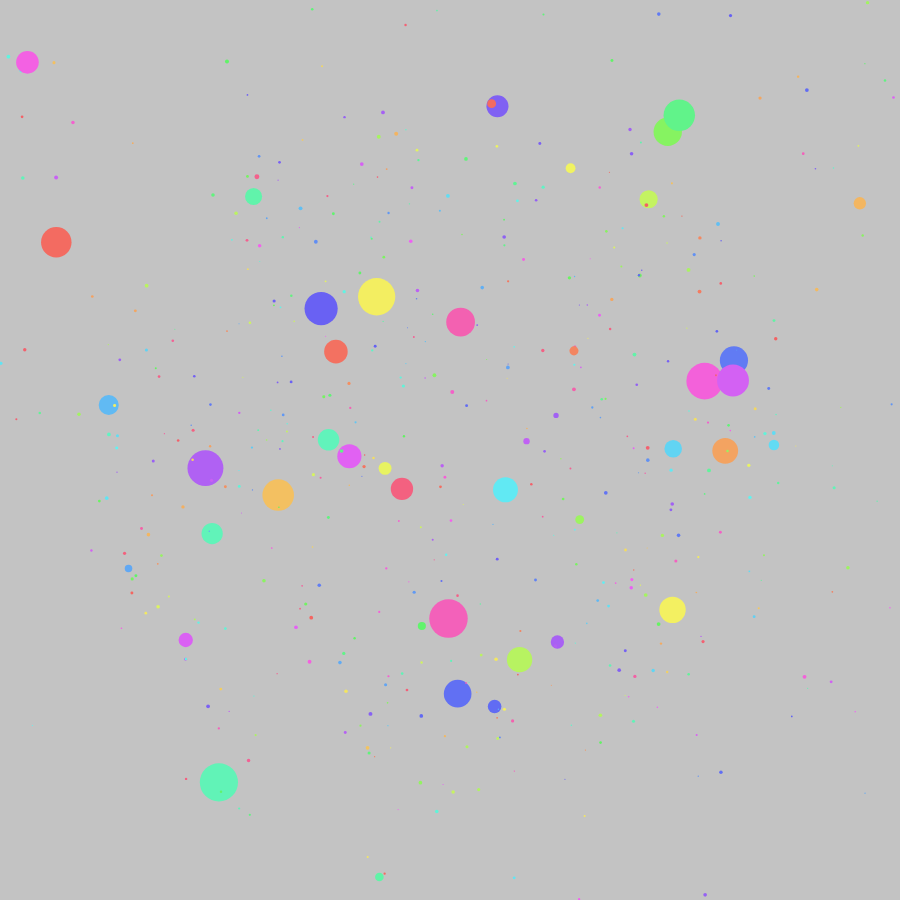
Frame 1 (no input)
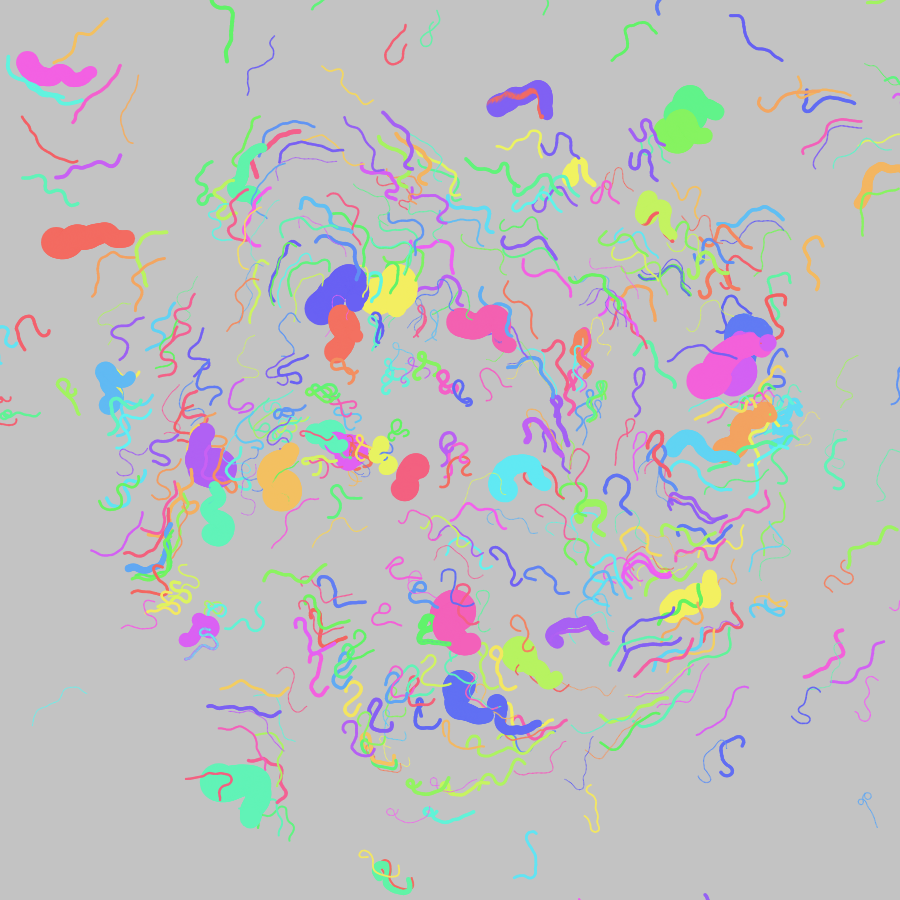
Frame 60 (no input)
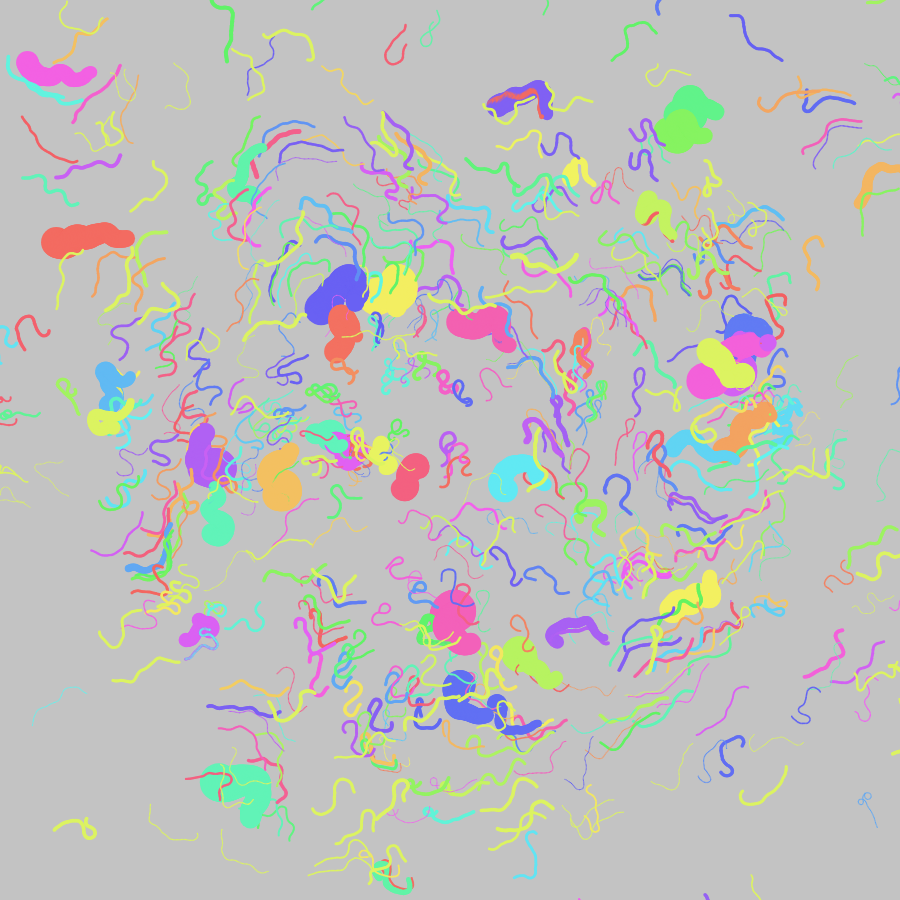
Frame 120 (the mouse pressed at the canvas centre since frame 60)

The p5.js sketch that drew these frames (run headless with seeded random() and noise() and a simulated clock; from frame 60 on, the mouse is pressed at the canvas centre):

// p5.js sketch
// ── sketch.js
// https://editor.p5js.org/leey611/sketches/T5zVm6jEl
// ims02-yu

let my = {};

let palette = "c2f970-44344f-564d80-98a6d4-d3fcd5"
  .split("-")
  .map((a) => "#" + a);
let inc = 0.05;
let scl = 10;
let cols, rows;
let zoff = 0;
let particles = [];
let flowfield;
const golden_ratio_conjugate = 0.618033988749895;
let h = Math.random();

function setup() {
  my.width = 900;
  my.height = 900;
  my.xpos = 0;
  my.ypos = 0;
  my.xspeed = 1;
  my.yspeed = 1;
  // my.xlen = 0;
  // my.ylen = 0;
  my.debug = 1;
  // my.fullScreenBtn = 0;
  my.startTime = 0;
  my.changeTime = 1.0;

  if (!my.debug) {
    my.width = windowWidth;
    my.height = windowHeight;
  }
  createCanvas(my.width, my.height);
  //noStroke();
  makeNewFlowField()

  my.fullScreenBtn = createButton("Full Screen");
  my.fullScreenBtn.mousePressed(full_screen_action);
  my.fullScreenBtn.style("font-size:42px");

  my.startTime = millis() / 1000.0;

  new_pos();

  // init_dim();
}

function draw() {
  let yoff = 0;
  // describe("Initialize y offset for noise, making the particles move by time.");
  for (let y = 0; y < rows; y++) {
    let xoff = 0;
    for (let x = 0; x < cols; x++) {
      let index = x + y * cols;
      let r = noise(xoff, yoff) * 255;
      let angle = noise(xoff, yoff, zoff) * TWO_PI * 2;
      let cir = TWO_PI;
      let mapAng = map(angle, 0, cir * 2, -cir, cir);
      let v = p5.Vector.fromAngle(mapAng);
      v.setMag(1);
      flowfield[index] = v;
      xoff += inc;
      // push()
      // translate(x*scl, y*scl)
      // rotate(v.heading())
      // line(0,0,scl,0)
      // pop()
      //fill(r)
      //rect(x*scl, y*scl, scl, scl)
    }
    yoff += inc;
    zoff += 0.0005;
  }
  // describe(
  //   "Loop through rows and columns and store vector in flowfield array, meaning that accessibility help knowledge spread freely."
  // );

  for (let i = 0; i < particles.length; i++) {
    particles[i].follow(flowfield);
    particles[i].update();
    //particles[i].edges()
    particles[i].show(i);
  }
  // describe("Update and display particles");
}

function new_pos() {
  my.xpos = random(0, width);
  my.ypos = random(0, height);
}

function check_time() {
  let now = millis() / 1000;
  if (now - my.startTime > my.changeTime) {
    my.startTime = now;
    new_pos();
  }
}

// function init_dim() {
//   xlen = width / 3;
//   ylen = height;
// }

// From
// https://editor.p5js.org/jht1493/sketches/5LgILr8RF

function full_screen_action() {
  my.fullScreenBtn.remove();
  fullscreen(1);
  let delay = 3000;
  h = Math.random()
  setTimeout(ui_present_window, delay);
}

function ui_present_window() {
  resizeCanvas(windowWidth, windowHeight);
  background("#c3c3c3");
  h = Math.random()
  //setInterval(makeNewFlowField,5000)
  makeNewFlowField()
  setInterval(makeNewFlowField,15000)
}

function makeNewFlowField(newH) {
  background("#c3c3c3");
  strokeCap(SQUARE);
  cols = floor(width / scl);
  rows = floor(height / scl);
  
  flowfield = new Array(cols * rows);
  h = Math.random()
  // describe("Initialize flowfield array");
  particles = []
  for (let i = 0; i < 2000; i++) {
    if (random() > 0.8) {
      h += golden_ratio_conjugate;
      h %= 1;
      particles.push(new Particle(getNewVec()));
    } else if (random() < 0.1) {
      particles.push(new Particle());
    }
  }
}

const dia = 350;
function getNewVec() {
  // describe(
  //   "Function to get a new random vector within a circular area, symbolizing that time and knowledge will grow forever."
  // );
  let vec = createVector(random(width), random(height));
  if (dist(width / 2, height / 2, vec.x, vec.y) < dia) {
    return vec;
  }
  return getNewVec();
}

function Particle(pos) {
  this.pos = pos || createVector(random(width), random(height));
  this.vel = createVector(0, 0); //p5.Vector.random2D()//
  this.acc = createVector(0, 0);
  this.sw = random() > 0.1 ? random(1, 4) : random(40);
  this.clr = color(...hsvToRgb(h, 0.6, 0.95));
  this.maxspeed = 1.3;

  // describe(
  //   "Particle object constructor: Set stroke weight and color. Different attributes of the particles manifest diversity."
  // );

  this.update = function () {
    this.vel.add(this.acc);
    this.vel.limit(this.maxspeed);
    this.pos.add(this.vel);
    this.acc.mult(0);

    if (this.sw > 5) {
      this.sw *= 0.99;
    }
  };

  this.follow = function (vectors) {
    let x = floor(this.pos.x / scl);
    let y = floor(this.pos.y / scl);
    let index = x + y * cols;
    let force = vectors[index];
    this.applyForce(force);
  };

  this.applyForce = function (force) {
    this.acc.add(force);
  };

  this.show = function (index) {
    push();
    translate(this.pos.x, this.pos.y);
    //rotate(this.vel.heading())
    stroke(this.clr);
    strokeWeight(this.sw)
    //strokeWeight(this.sw)
    point(0, 0);
    //rect(0,0,10,10)

    pop();
    //stroke(this.clr)
    //stroke(palette[index%palette.length])

    // fill(this.clr)
    // rect(this.pos.x, this.pos.y, 10, 10)
  };

  this.edges = function () {
    // if (this.pos.x > width) this.pos.x = 0
    // if (this.pos.x < 0) this.pos.x = width
    // if (this.pos.y > height) this.pos.y = 0
    // if (this.pos.y < 0) this.pos.y = height
    if (dist(width / 2, height / 2, this.pos.x, this.pos.y) > dia) {
      this.pos = getNewVec();
    }
  };
}

function hsvToRgb(h, s, v) {
  // describe("Function to convert HSV color to RGB color");
  let h_i = Math.floor(h * 6);
  let f = h * 6 - h_i;
  let p = v * (1 - s);
  let q = v * (1 - f * s);
  let t = v * (1 - (1 - f) * s);

  let r, g, b;

  if (h_i === 0) {
    r = v;
    g = t;
    b = p;
  }
  if (h_i === 1) {
    r = q;
    g = v;
    b = p;
  }
  if (h_i === 2) {
    r = p;
    g = v;
    b = t;
  }
  if (h_i === 3) {
    r = p;
    g = q;
    b = v;
  }
  if (h_i === 4) {
    r = t;
    g = p;
    b = v;
  }
  if (h_i === 5) {
    r = v;
    g = p;
    b = q;
  }

  return [Math.floor(r * 256), Math.floor(g * 256), Math.floor(b * 256)];
}

function mousePressed() {
  particles = [];
  for (let i = 0; i < 100; i++) {
    if (random() > 0.1) {
      particles.push(new Particle());
    }
  }
  // describe("Function to regenerate particles on mouse click");
}

// https://editor.p5js.org/jht9629-nyu/sketches/8Iazn1D_P
// ims black-n white-1

// https://editor.p5js.org/jht9629-nyu/sketches/3VKJ-q8ar
// ims03-jht scrolling color bars

// forked and modified from https://editor.p5js.org/jht9629-nyu/sketches/Mpgun-Kti
// https://openprocessing.org/sketch/2135015
// ims black-n white-1 bounce
